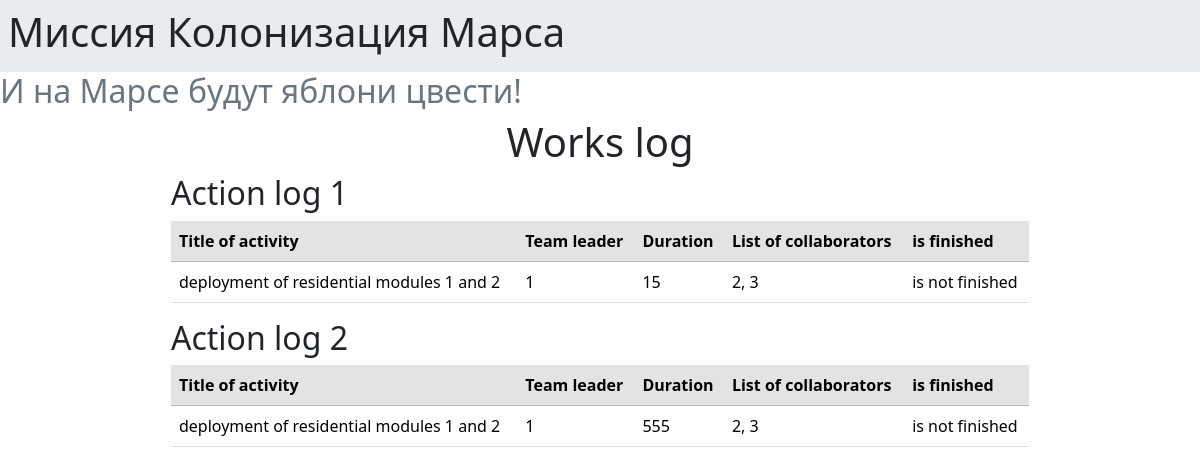
The page / on the database its author committed.
### data/jobs.py (models this page shows)
class Job(SqlAlchemyBase):
    __tablename__ = 'jobs'
    id = sqlalchemy.Column(sqlalchemy.Integer, primary_key=True, autoincrement=True)
    team_leader = sqlalchemy.Column(sqlalchemy.Integer, sqlalchemy.ForeignKey("users.id"))
    job = sqlalchemy.Column(sqlalchemy.String)
    work_size = sqlalchemy.Column(sqlalchemy.Integer)
    collaborators = sqlalchemy.Column(sqlalchemy.String)
    start_date = sqlalchemy.Column(sqlalchemy.DateTime, nullable=True)
    end_date = sqlalchemy.Column(sqlalchemy.DateTime, nullable=True)
    is_finished = sqlalchemy.Column(sqlalchemy.Boolean, default=False)
    user = orm.relationship('User')

### 07.py (the view)
@app.route('/')
def main():
    jobs = session.query(Job).all()
    return render_template('main_07.html', jobs=jobs)

### templates/main_07.html
{% extends "index.html" %}
{% block content %}
<h1 class="text-center">Works log</h1>
{% for job in jobs %}
<div class="container-fluid w-75">
    <h2>Action log {{ loop.index }}</h2>
    <table class="table">
        <thead class="table-secondary">
        <tr>
            <th scope="col">Title of activity</th>
            <th scope="col">Team leader</th>
            <th scope="col">Duration</th>
            <th scope="col">List of collaborators</th>
            <th scope="col">is finished</th>
        </tr>
        </thead>
        <tbody>
        <tr>
            <td>{{ job.job }}</td>
            <td>{{ job.team_leader }}</td>
            <td>{{ job.work_size }}</td>
            <td>{{ job.collaborators }}</td>
            <td>{{ "is finished" if job.is_finished else "is not finished" }}</td>
        </tr>
        </tbody>
    </table>
</div>
{% endfor %}
{% endblock %}

### rows shown on the page
Job: job "deployment of residential modules 1 and 2", team_leader "1", work_size "15", collaborators "2, 3", is_finished "is not finished"
Job: job "deployment of residential modules 1 and 2", team_leader "1", work_size "555", collaborators "2, 3", is_finished "is not finished"
